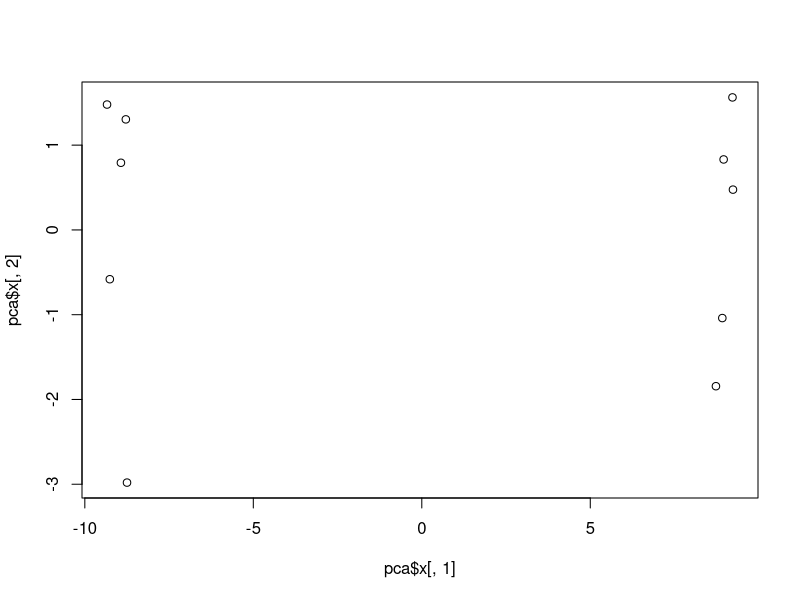
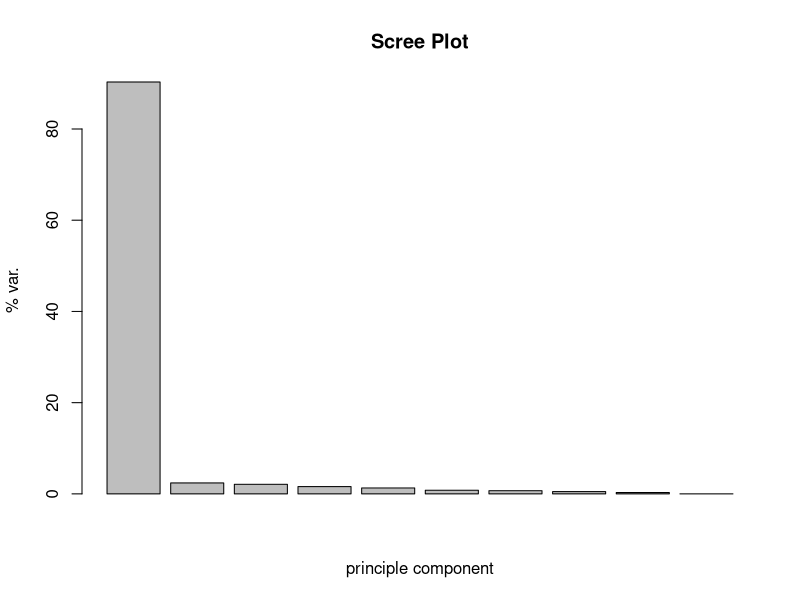
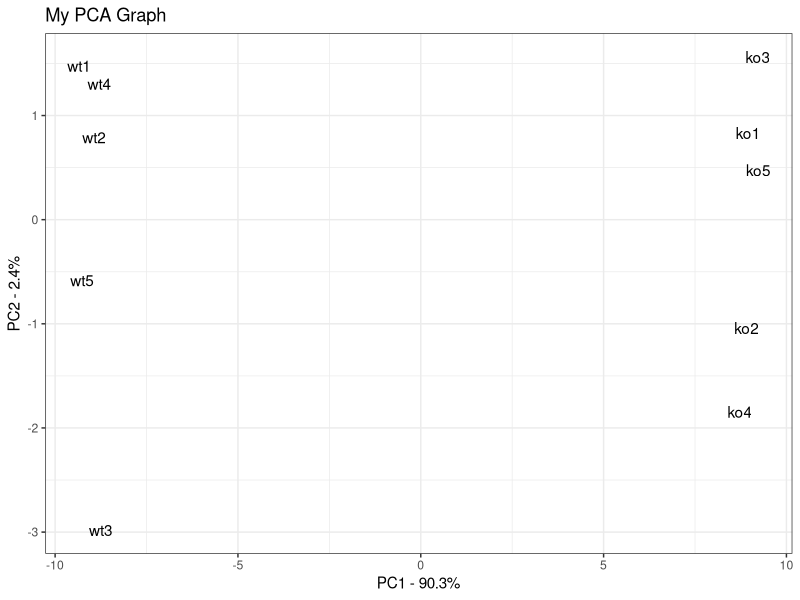

Source code (R) for these figures, in order:
#https://www.youtube.com/watch?v=0Jp4gsfOLMs&list=PLblh5JKOoLUICTaGLRoHQDuF_7q2GfuJF&index=33
#https://github.com/StatQuest/pca_demo/blob/master/pca_demo.R
data.matrix <- matrix(nrow=100, ncol=10)
colnames(data.matrix) <- c(
  paste("wt", 1:5, sep=""),
  paste("ko", 1:5, sep=""))

rownames(data.matrix) <- paste("gene", 1:100, sep="")
for (i in 1:100) {
  wt.values <- rpois(5, lambda=sample(x=10:1000, size=1))
  ko.values <- rpois(5, lambda=sample(x=10:1000, size=1))
  
  data.matrix[i,] <- c(wt.values, ko.values)
}
head(data.matrix)
dim(data.matrix)
pca <- prcomp(t(data.matrix), scale=TRUE)
pca

#Plotting pc1 and pc2
plot(pca$x[,1], pca$x[,2])

#make a scree plot
pca.var <-pca$sdev^2
pca.var.per <-round(pca.var/sum(pca.var)*100,1)
barplot(pca.var.per, main = "Scree Plot", xlab="principle component", ylab ="% var.")

## now make a fancy looking plot that shows the PCs and the variation:
library(ggplot2)

pca.data<-data.frame(Sample=rownames(pca$x),
                    X=pca$x[,1],
                    Y=pca$x[,2])
pca.data
ggplot(data=pca.data, aes(x=X, y=Y, label=Sample)) +
  geom_text() +
  xlab(paste("PC1 - ", pca.var.per[1], "%", sep="")) +
  ylab(paste("PC2 - ", pca.var.per[2], "%", sep="")) +
  theme_bw() +
  ggtitle("My PCA Graph")

## get the name of the top 10 measurements (genes) that contribute
## most to pc1.
loading_scores <-pca$rotation[,1]
gene_scores <- abs(loading_scores)
gene_score_ranked <- sort(gene_scores, decreasing = TRUE)
top_10_genes <-names(gene_score_ranked[1:10])
top_10_genes
pca$rotation[top_10_genes,1]
